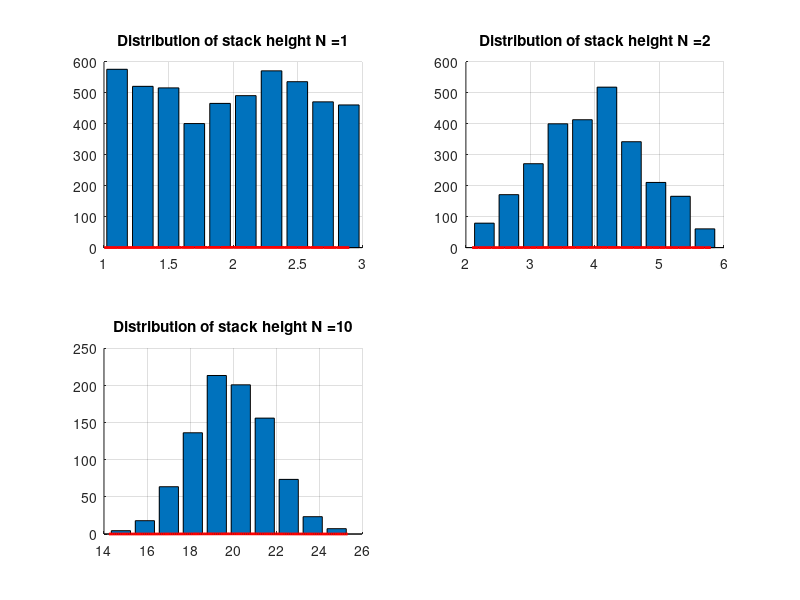

Reproduce this figure in MATLAB.
function [] = heightDist()
trials=1000;
x=zeros(trials,1);

%books with thicknesses, W, normally distributed between 1 and 3 cm
W=1:3;

%n = stacks of n
n=[1 2 3 4 5 10 15];
bins=10;
a = W(1); 
b = W(3);

mu_w=(a+b)/2;
sig_w=sqrt((b-a)^2/12);

%repeats for every book stacks
p=1;

for B=n
    mu = B*mu_w;
    sig = B^0.5*sig_w;
    
    for k=1:trials
        x(k)=sum((b-a)*rand(B,1)+a); 
    end
    
    % Graphs for n=1,2,10
    if (B==1||B==2||B==10)
        [h, xbar] = hist(x,bins); 
        del=diff(xbar(1:2));
        pdf=h/del; % calculates pdf

        subplot(2,2,p);
        hold;
        bar(xbar,pdf); 
        grid;
        graphF = inline('(1/(sig*sqrt(2*pi)))*exp(-(z-mu).^2/(2*sig^2))');
        z=min(x):0.1:max(x);
        plot(z,graphF(mu, sig, z), 'r','LineWidth', 2)
        title(['Distribution of stack height N =', num2str(B)])
        p=p+1; %p is incremented for subplot
        hold off
    end
end